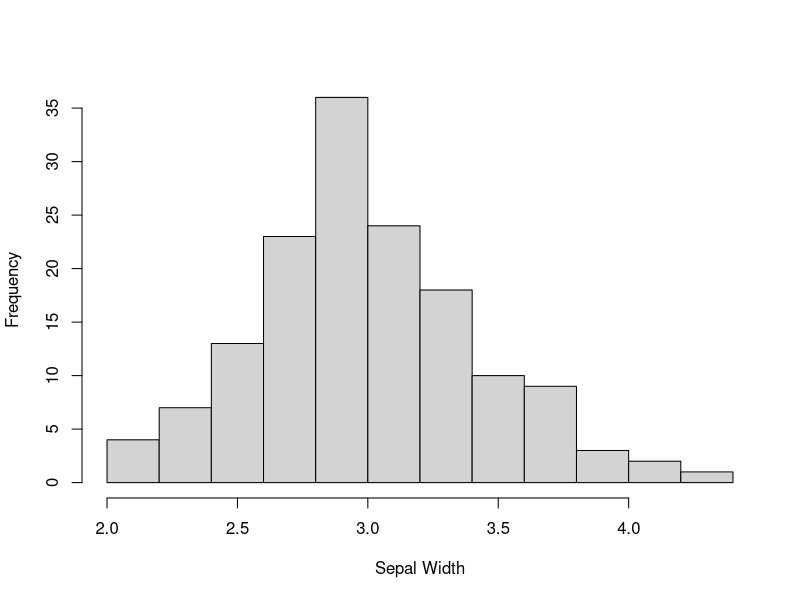
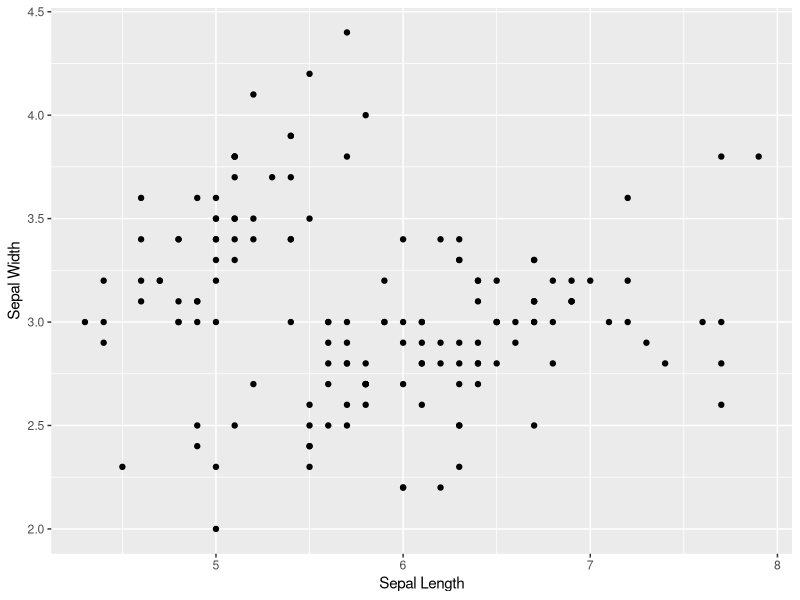
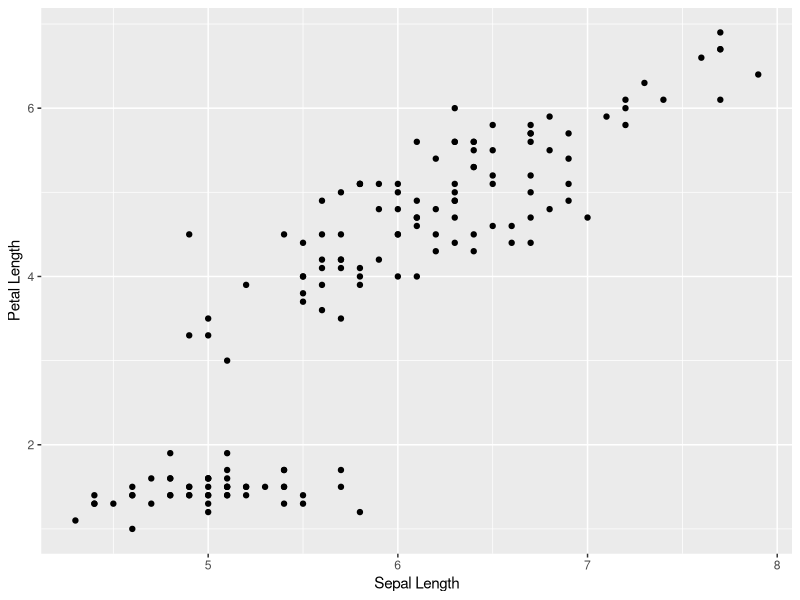
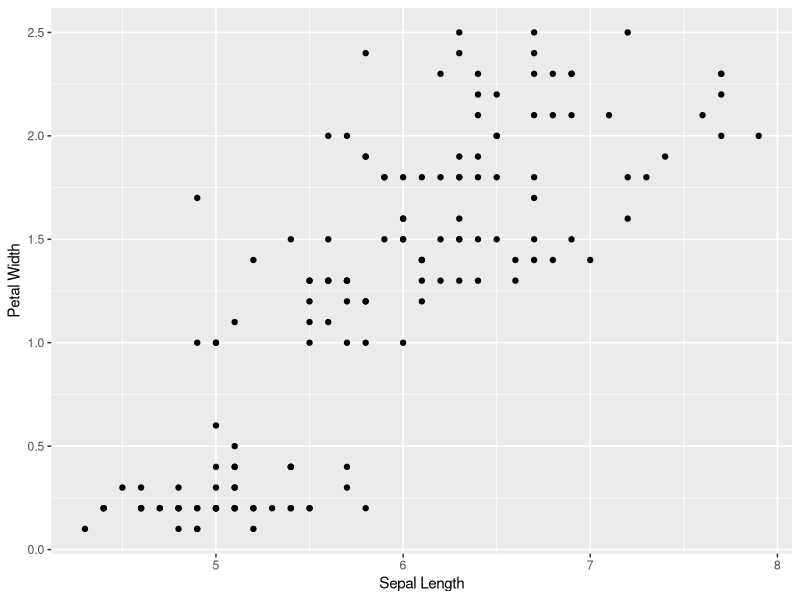
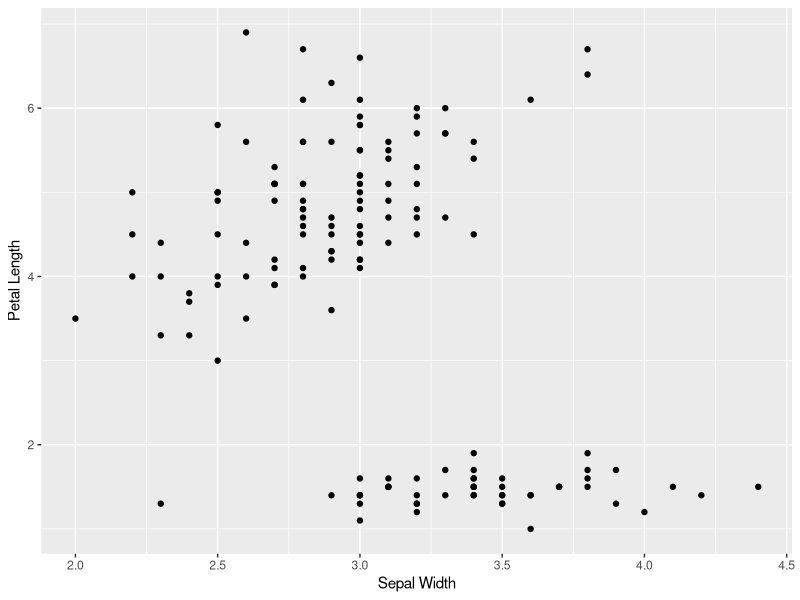
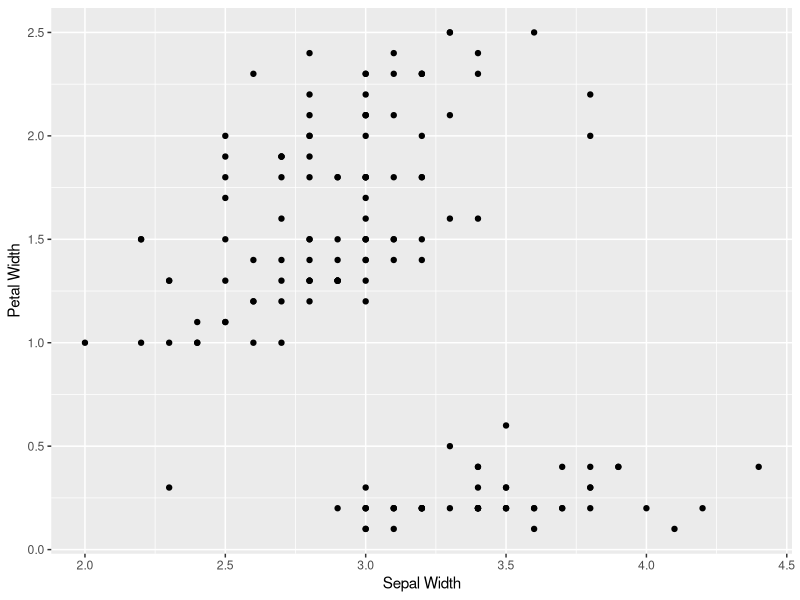
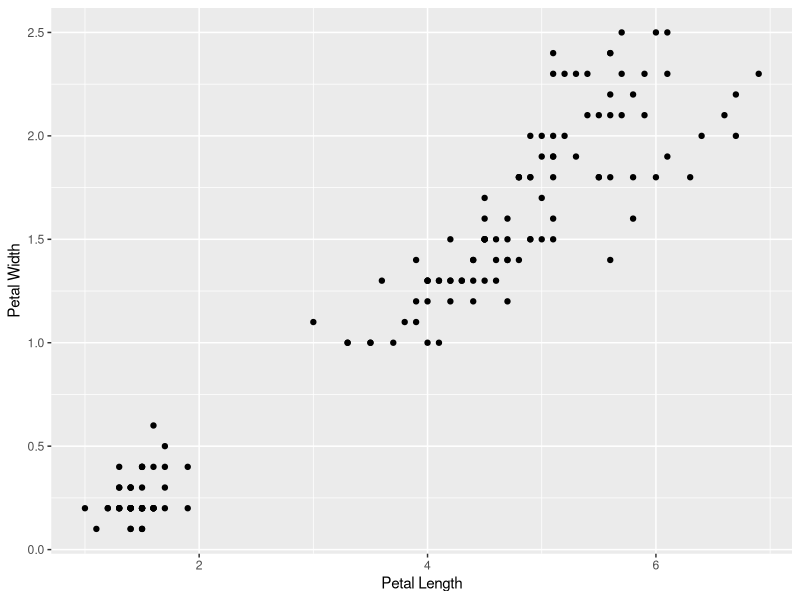
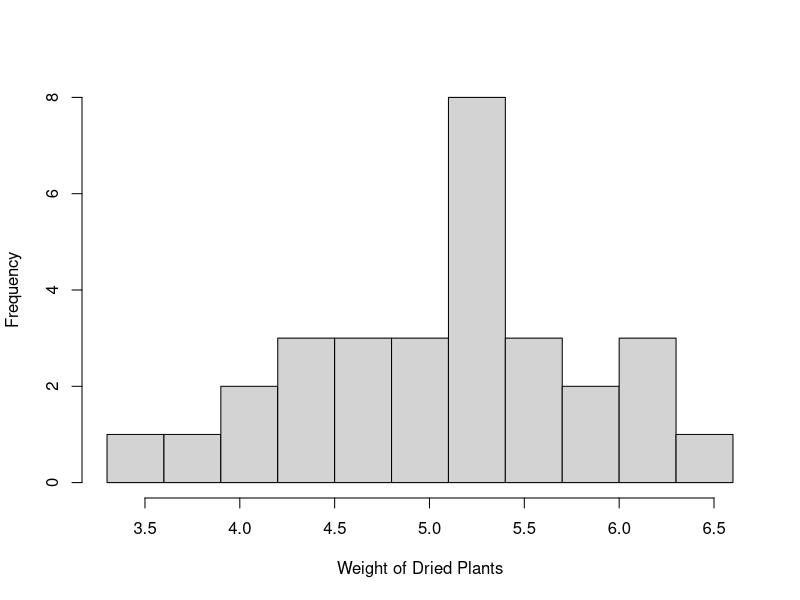

The R source for these figures, in order:
## ---- chunk 1
knitr::opts_chunk$set(echo = TRUE)
library(tidyverse)
## ---- chunk 2
hist(iris$Sepal.Width,
     main=element_blank(),
     xlab="Sepal Width")
## ---- chunk 3
mean(iris$Sepal.Width)
median(iris$Sepal.Width)
## ---- chunk 4
100-27
quantile(iris$Sepal.Width, 0.73)
## ---- chunk 5
# Sepal Length/Sepal Width
ggplot(iris, aes(x=Sepal.Length, y=Sepal.Width)) +
  geom_point() +
  labs(x="Sepal Length",
       y="Sepal Width")

# Sepal Length/Petal Length
ggplot(iris, aes(x=Sepal.Length, y=Petal.Length)) +
  geom_point() +
  labs(x="Sepal Length",
       y="Petal Length")


# Sepal Length/Petal Width
ggplot(iris, aes(x=Sepal.Length, y=Petal.Width)) +
  geom_point() +
  labs(x="Sepal Length",
       y="Petal Width")

# Sepal Width/Petal Length
ggplot(iris, aes(x=Sepal.Width, y=Petal.Length)) +
  geom_point() +
  labs(x="Sepal Width",
       y="Petal Length")

# Sepal Width/Petal Width
ggplot(iris, aes(x=Sepal.Width, y=Petal.Width)) +
  geom_point() +
  labs(x="Sepal Width",
       y="Petal Width")

# Petal Length/Petal Width
ggplot(iris, aes(x=Petal.Length, Petal.Width)) +
  geom_point() +
  labs(x="Petal Length",
       y="Petal Width")
## ---- chunk 6
hist(PlantGrowth$weight, breaks=seq(3.3,6.6,by=0.3), 
     main=element_blank(),
     xlab="Weight of Dried Plants")
## ---- chunk 7
ggplot(PlantGrowth, aes(y=weight, x=group)) +
  geom_boxplot() +
  stat_summary(fun = mean, pch=23, fill = "grey80", size = 0.75)
## ---- chunk 8
PlantGrowth <- PlantGrowth |>
  group_by(group) |>
  mutate(Min=min(weight))
trt1 <- PlantGrowth |>
  filter(group == "trt1")

count_less <- 0
count <- 0
for (x in 1:nrow(trt1)){
  if (trt1$weight[x] < 4.92) {
    count_less <- count_less + 1}
  count <- count+1
}
(count_less/count)* 100

## ---- chunk 9
PlantGrowth <- PlantGrowth |>
  ungroup() |>
  filter(weight > 5.5)

ggplot(PlantGrowth, aes(x=group, fill=group)) +
  geom_bar() +
  labs(title=~bold("Yields of Dried Plants Weighing over 5.5"),
       subtitle="Comparing the amount of critera matching plants in each treatment group",
       caption="source: Rstudio PlantGrowth Dataset",
       x="Treatment",
       y="Count") +
  scale_fill_brewer(name="Blues") +
  theme_minimal() +
  theme(legend.position = "none",
        plot.title = element_text(hjust = 0.5),
        plot.subtitle =  element_text(hjust = 0.5))
